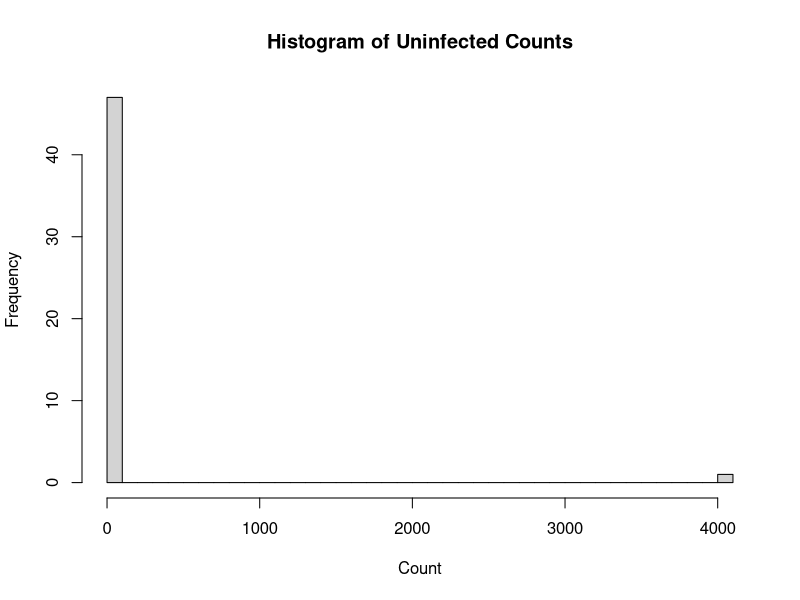
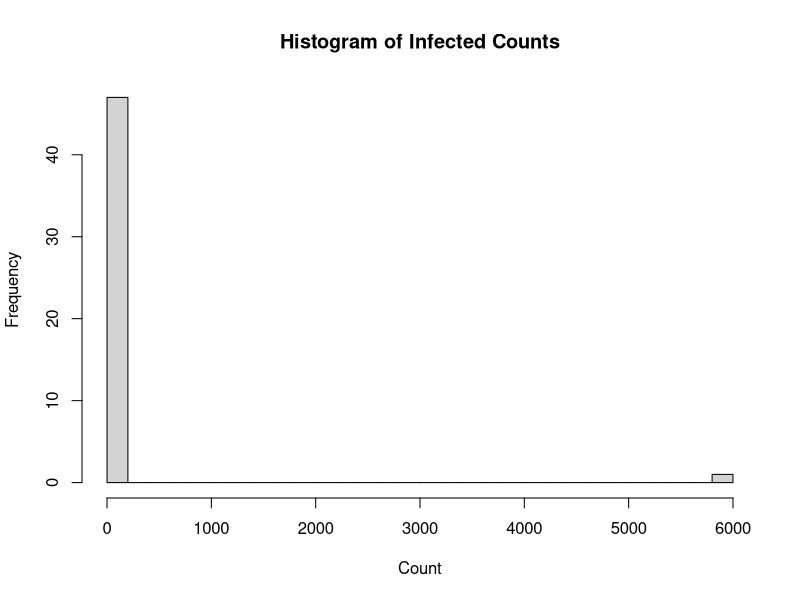
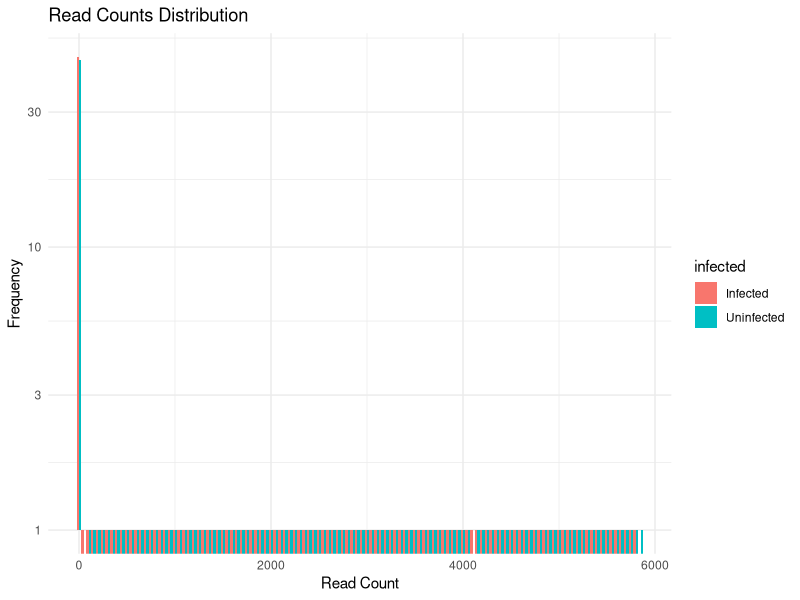

Here is the R script that generated these plots, in order:
#codes incorporating the 0 value 

library(MASS)
library(ggplot2)
library(pscl)  # For zero-inflated models as there were some 0 value

# Sample data
read_counts <- data.frame(
  cell_number = 1:96,
  count = c(
0, 0, 0, 0, 0, 1, 0, 0, 0, 1, 2, 0, 0, 1, 0, 1, 0, 0, 0, 0, 0, 1, 0, 1, 1, 0, 1, 0, 0, 0, 0, 2, 1, 1, 3, 1, 1, 0, 5, 1, 0, 0, 1, 0, 2, 2, 0, 0, 4, 0, 1, 1, 0, 0, 0, 3, 0, 0, 0, 1, 0, 1, 0, 10, 1, 0, 5872, 0, 1, 0, 2, 0, 1, 1, 0, 0, 75, 16, 4099, 0, 0, 0, 0, 0, 0, 2, 1, 1, 1, 5, 0, 3, 0, 0, 0, 0
)
)

read_counts$infected <- ifelse(read_counts$cell_number %in% c(1:24, 73:96), "Uninfected", "Infected")

uninfected_counts <- read_counts[read_counts$infected == "Uninfected", ]
infected_counts <- read_counts[read_counts$infected == "Infected", ]

uninfected_counts$count <- uninfected_counts$count + 1

# Fit a Negative Binomial model to filtered uninfected counts
fit_background <- tryCatch(
  fitdistr(uninfected_counts$count, "negative binomial"),
  error = function(e) NULL
)

# If fitting fails, use zero-inflated negative binomial as an alternative
if (is.null(fit_background)) {
  fit_background <- tryCatch(
    zeroinfl(count ~ 1 | 1, data = uninfected_counts, dist = "negbin"),
    error = function(e) NULL
  )
}

# Background Noise Analysis
if (!is.null(fit_background)) {
  print(summary(fit_background))
}

# Plot histogram of counts
hist(uninfected_counts$count, breaks = 30, main = "Histogram of Uninfected Counts", xlab = "Count")

# Plot histogram of infected counts
hist(infected_counts$count, breaks = 30, main = "Histogram of Infected Counts", xlab = "Count")

# Kolmogorov-Smirnov Test
if (!is.null(fit_background) && "negbin" %in% class(fit_background)) {
  size <- fit_background$estimate["size"]
  mu <- fit_background$estimate["mu"]
  expected_background <- dnbinom(infected_counts$count, size = size, mu = mu)
  
  ks_test <- ks.test(infected_counts$count, expected_background)
  print(ks_test)
}

# Mann-Whitney U Test with the threshold of 1000 reads 
high_reads <- infected_counts$count[infected_counts$count > 1000]
low_reads <- infected_counts$count[infected_counts$count <= 1000]

test_result <- wilcox.test(high_reads, low_reads)
print(test_result)

# Plot distribution of read counts
ggplot(read_counts, aes(x = count, fill = infected)) +
  geom_histogram(binwidth = 50, position = "dodge") +
  scale_y_log10() +
  theme_minimal() +
  labs(title = "Read Counts Distribution",
       x = "Read Count",
       y = "Frequency")

# Z-Score Analysis
mean_uninfected <- mean(uninfected_counts$count)
sd_uninfected <- sd(uninfected_counts$count)
infected_counts$z_score <- (infected_counts$count - mean_uninfected) / sd_uninfected

# Identify extreme Z-scores
extreme_z <- infected_counts[infected_counts$z_score > 3, ]
print(extreme_z)
